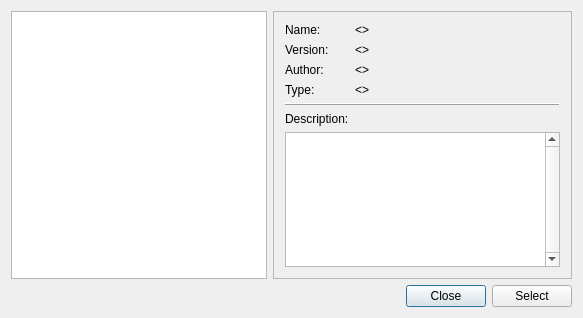
<?xml version="1.0" encoding="UTF-8"?>
<ui version="4.0">
 <class>deviceSelectorClass</class>
 <widget class="QDialog" name="deviceSelectorClass">
  <property name="geometry">
   <rect>
    <x>0</x>
    <y>0</y>
    <width>583</width>
    <height>318</height>
   </rect>
  </property>
  <property name="windowTitle">
   <string>deviceSelector</string>
  </property>
  <layout class="QGridLayout" name="gridLayout">
   <item row="0" column="0">
    <widget class="QListWidget" name="listWidget">
     <property name="sizePolicy">
      <sizepolicy hsizetype="Fixed" vsizetype="Expanding">
       <horstretch>0</horstretch>
       <verstretch>0</verstretch>
      </sizepolicy>
     </property>
     <property name="minimumSize">
      <size>
       <width>250</width>
       <height>0</height>
      </size>
     </property>
    </widget>
   </item>
   <item row="0" column="1">
    <widget class="QFrame" name="frame_info">
     <property name="sizePolicy">
      <sizepolicy hsizetype="Preferred" vsizetype="Preferred">
       <horstretch>0</horstretch>
       <verstretch>0</verstretch>
      </sizepolicy>
     </property>
     <property name="frameShape">
      <enum>QFrame::StyledPanel</enum>
     </property>
     <property name="frameShadow">
      <enum>QFrame::Raised</enum>
     </property>
     <layout class="QGridLayout" name="gridLayout_2">
      <item row="0" column="0">
       <widget class="QLabel" name="lbl_devname">
        <property name="sizePolicy">
         <sizepolicy hsizetype="Fixed" vsizetype="Preferred">
          <horstretch>0</horstretch>
          <verstretch>0</verstretch>
         </sizepolicy>
        </property>
        <property name="text">
         <string>Name:</string>
        </property>
       </widget>
      </item>
      <item row="0" column="1">
       <widget class="QLabel" name="lbl_dName">
        <property name="text">
         <string>&lt;&gt;</string>
        </property>
       </widget>
      </item>
      <item row="1" column="0">
       <widget class="QLabel" name="lbl_Version">
        <property name="sizePolicy">
         <sizepolicy hsizetype="Fixed" vsizetype="Preferred">
          <horstretch>0</horstretch>
          <verstretch>0</verstretch>
         </sizepolicy>
        </property>
        <property name="text">
         <string>Version:</string>
        </property>
       </widget>
      </item>
      <item row="1" column="1">
       <widget class="QLabel" name="lbl_dVersion">
        <property name="text">
         <string>&lt;&gt;</string>
        </property>
       </widget>
      </item>
      <item row="2" column="0">
       <widget class="QLabel" name="lbl_deviceAuthor">
        <property name="sizePolicy">
         <sizepolicy hsizetype="Fixed" vsizetype="Preferred">
          <horstretch>0</horstretch>
          <verstretch>0</verstretch>
         </sizepolicy>
        </property>
        <property name="text">
         <string>Author:</string>
        </property>
       </widget>
      </item>
      <item row="2" column="1">
       <widget class="QLabel" name="lbl_dAuthor">
        <property name="text">
         <string>&lt;&gt;</string>
        </property>
       </widget>
      </item>
      <item row="3" column="0">
       <widget class="QLabel" name="lbl_deviceType">
        <property name="sizePolicy">
         <sizepolicy hsizetype="Fixed" vsizetype="Preferred">
          <horstretch>0</horstretch>
          <verstretch>0</verstretch>
         </sizepolicy>
        </property>
        <property name="text">
         <string>Type:</string>
        </property>
       </widget>
      </item>
      <item row="3" column="1">
       <widget class="QLabel" name="lbl_dType">
        <property name="text">
         <string>&lt;&gt;</string>
        </property>
       </widget>
      </item>
      <item row="7" column="1">
       <spacer name="verticalSpacer">
        <property name="orientation">
         <enum>Qt::Vertical</enum>
        </property>
        <property name="sizeHint" stdset="0">
         <size>
          <width>20</width>
          <height>40</height>
         </size>
        </property>
       </spacer>
      </item>
      <item row="6" column="0" colspan="2">
       <widget class="QPlainTextEdit" name="pte_description">
        <property name="verticalScrollBarPolicy">
         <enum>Qt::ScrollBarAlwaysOn</enum>
        </property>
        <property name="readOnly">
         <bool>true</bool>
        </property>
        <property name="backgroundVisible">
         <bool>false</bool>
        </property>
       </widget>
      </item>
      <item row="5" column="0">
       <widget class="QLabel" name="lbl_Comment">
        <property name="sizePolicy">
         <sizepolicy hsizetype="Fixed" vsizetype="Preferred">
          <horstretch>0</horstretch>
          <verstretch>0</verstretch>
         </sizepolicy>
        </property>
        <property name="text">
         <string>Description:</string>
        </property>
       </widget>
      </item>
      <item row="4" column="0" colspan="2">
       <widget class="Line" name="line">
        <property name="frameShadow">
         <enum>QFrame::Raised</enum>
        </property>
        <property name="orientation">
         <enum>Qt::Horizontal</enum>
        </property>
       </widget>
      </item>
     </layout>
    </widget>
   </item>
   <item row="1" column="0" colspan="2">
    <layout class="QHBoxLayout" name="horizontalLayout">
     <item>
      <spacer name="horizontalSpacer">
       <property name="orientation">
        <enum>Qt::Horizontal</enum>
       </property>
       <property name="sizeHint" stdset="0">
        <size>
         <width>40</width>
         <height>20</height>
        </size>
       </property>
      </spacer>
     </item>
     <item>
      <widget class="QPushButton" name="btn_Cancel">
       <property name="sizePolicy">
        <sizepolicy hsizetype="Minimum" vsizetype="Fixed">
         <horstretch>0</horstretch>
         <verstretch>0</verstretch>
        </sizepolicy>
       </property>
       <property name="text">
        <string>Close</string>
       </property>
       <property name="icon">
        <iconset resource="../../../../../../../../home/joj/workspace/STM/res/guires.qrc">
         <normaloff>:/icons/dialog-cancel.svg.png</normaloff>:/icons/dialog-cancel.svg.png</iconset>
       </property>
       <property name="iconSize">
        <size>
         <width>16</width>
         <height>16</height>
        </size>
       </property>
      </widget>
     </item>
     <item>
      <widget class="QPushButton" name="btn_Select">
       <property name="sizePolicy">
        <sizepolicy hsizetype="Minimum" vsizetype="Fixed">
         <horstretch>0</horstretch>
         <verstretch>0</verstretch>
        </sizepolicy>
       </property>
       <property name="text">
        <string>Select</string>
       </property>
       <property name="icon">
        <iconset resource="../../../../../../../../home/joj/workspace/STM/res/guires.qrc">
         <normaloff>:/icons/dialog-ok.svg.png</normaloff>:/icons/dialog-ok.svg.png</iconset>
       </property>
      </widget>
     </item>
    </layout>
   </item>
  </layout>
 </widget>
 <layoutdefault spacing="6" margin="11"/>
 <resources>
  <include location="../../../../../../../../home/joj/workspace/STM/res/guires.qrc"/>
 </resources>
 <connections/>
</ui>
